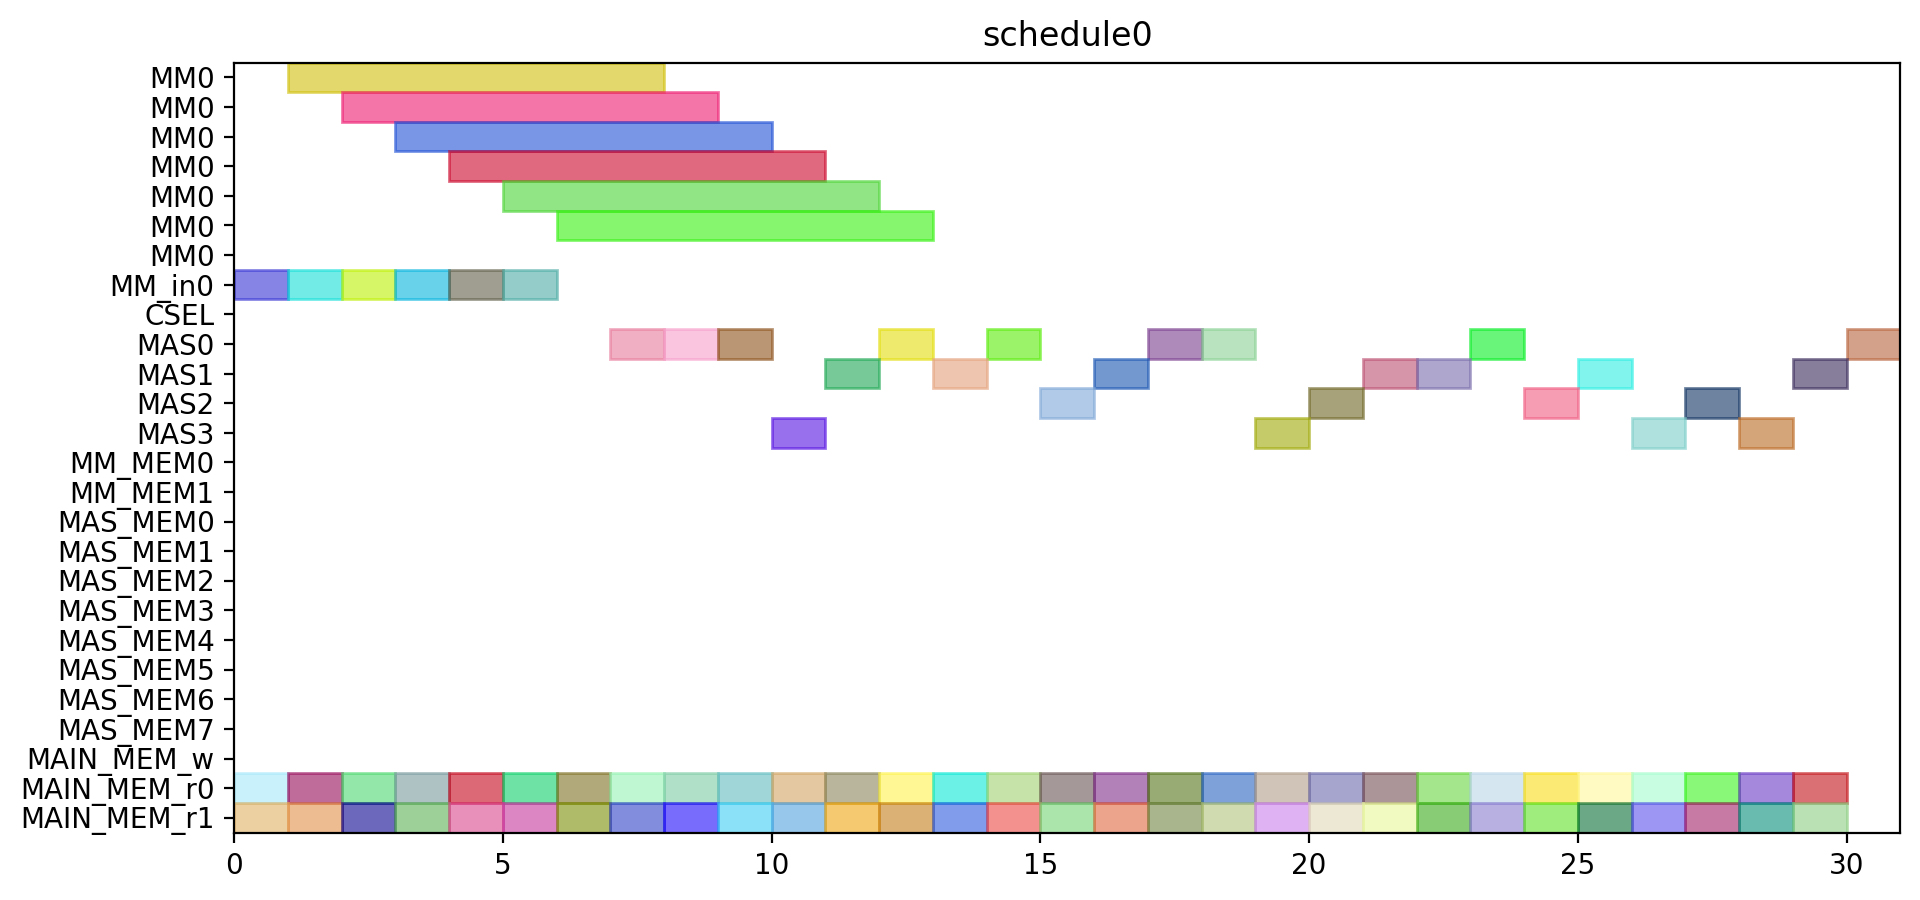

Recreate this plot in Python.
from pyschedule import Scenario, solvers, plotters, alt


def solve():
	horizon = 120
	S = Scenario("schedule0", horizon=horizon)

	# resource
	MM = S.Resources('MM', num=1, size=7)
	MM_in = S.Resources('MM_in', num=1)
	CSEL = S.Resource('CSEL')
	MAS = S.Resources('MAS', num=4, size=1, periods=range(1, horizon))
	MM_MEM = S.Resources('MM_MEM', num=2)
	MAS_MEM = S.Resources('MAS_MEM', num=8)
	MAIN_MEM_w = S.Resource('MAIN_MEM_w', size=1)
	MAIN_MEM_r = S.Resources('MAIN_MEM_r', num=2)

	# result of previous scheduling

	# new tasks
	c_t0_a1_0 = S.Task('c_t0_a1_0', length=1, delay_cost=1)
	c_t0_a1_0 += alt(MAS)
	c_t0_a1_0_mem0 = S.Task('c_t0_a1_0_mem0', length=1, delay_cost=1)
	c_t0_a1_0_mem0 += MAIN_MEM_r[0]
	S += c_t0_a1_0_mem0 <= c_t0_a1_0

	c_t0_a1_0_mem1 = S.Task('c_t0_a1_0_mem1', length=1, delay_cost=1)
	c_t0_a1_0_mem1 += MAIN_MEM_r[1]
	S += c_t0_a1_0_mem1 <= c_t0_a1_0

	c_t0_a1_1 = S.Task('c_t0_a1_1', length=1, delay_cost=1)
	c_t0_a1_1 += alt(MAS)
	c_t0_a1_1_mem0 = S.Task('c_t0_a1_1_mem0', length=1, delay_cost=1)
	c_t0_a1_1_mem0 += MAIN_MEM_r[0]
	S += c_t0_a1_1_mem0 <= c_t0_a1_1

	c_t0_a1_1_mem1 = S.Task('c_t0_a1_1_mem1', length=1, delay_cost=1)
	c_t0_a1_1_mem1 += MAIN_MEM_r[1]
	S += c_t0_a1_1_mem1 <= c_t0_a1_1

	c_t0_t10 = S.Task('c_t0_t10', length=1, delay_cost=1)
	c_t0_t10 += alt(MAS)
	c_t0_t10_mem0 = S.Task('c_t0_t10_mem0', length=1, delay_cost=1)
	c_t0_t10_mem0 += MAIN_MEM_r[0]
	S += c_t0_t10_mem0 <= c_t0_t10

	c_t0_t10_mem1 = S.Task('c_t0_t10_mem1', length=1, delay_cost=1)
	c_t0_t10_mem1 += MAIN_MEM_r[1]
	S += c_t0_t10_mem1 <= c_t0_t10

	c_t0_t11 = S.Task('c_t0_t11', length=1, delay_cost=1)
	c_t0_t11 += alt(MAS)
	c_t0_t11_mem0 = S.Task('c_t0_t11_mem0', length=1, delay_cost=1)
	c_t0_t11_mem0 += MAIN_MEM_r[0]
	S += c_t0_t11_mem0 <= c_t0_t11

	c_t0_t11_mem1 = S.Task('c_t0_t11_mem1', length=1, delay_cost=1)
	c_t0_t11_mem1 += MAIN_MEM_r[1]
	S += c_t0_t11_mem1 <= c_t0_t11

	c_t0_t3_t0 = S.Task('c_t0_t3_t0', length=7, delay_cost=1)
	c_t0_t3_t0 += alt(MM)
	c_t0_t3_t0_in = S.Task('c_t0_t3_t0_in', length=1, delay_cost=1)
	c_t0_t3_t0_in += alt(MM_in)
	S += c_t0_t3_t0_in*MM_in[0]<=c_t0_t3_t0*MM[0]
	c_t0_t3_t0_mem0 = S.Task('c_t0_t3_t0_mem0', length=1, delay_cost=1)
	c_t0_t3_t0_mem0 += MAIN_MEM_r[0]
	S += c_t0_t3_t0_mem0 <= c_t0_t3_t0

	c_t0_t3_t0_mem1 = S.Task('c_t0_t3_t0_mem1', length=1, delay_cost=1)
	c_t0_t3_t0_mem1 += MAIN_MEM_r[1]
	S += c_t0_t3_t0_mem1 <= c_t0_t3_t0

	c_t0_t3_t1 = S.Task('c_t0_t3_t1', length=7, delay_cost=1)
	c_t0_t3_t1 += alt(MM)
	c_t0_t3_t1_in = S.Task('c_t0_t3_t1_in', length=1, delay_cost=1)
	c_t0_t3_t1_in += alt(MM_in)
	S += c_t0_t3_t1_in*MM_in[0]<=c_t0_t3_t1*MM[0]
	c_t0_t3_t1_mem0 = S.Task('c_t0_t3_t1_mem0', length=1, delay_cost=1)
	c_t0_t3_t1_mem0 += MAIN_MEM_r[0]
	S += c_t0_t3_t1_mem0 <= c_t0_t3_t1

	c_t0_t3_t1_mem1 = S.Task('c_t0_t3_t1_mem1', length=1, delay_cost=1)
	c_t0_t3_t1_mem1 += MAIN_MEM_r[1]
	S += c_t0_t3_t1_mem1 <= c_t0_t3_t1

	c_t0_t3_t2 = S.Task('c_t0_t3_t2', length=1, delay_cost=1)
	c_t0_t3_t2 += alt(MAS)
	c_t0_t3_t2_mem0 = S.Task('c_t0_t3_t2_mem0', length=1, delay_cost=1)
	c_t0_t3_t2_mem0 += MAIN_MEM_r[0]
	S += c_t0_t3_t2_mem0 <= c_t0_t3_t2

	c_t0_t3_t2_mem1 = S.Task('c_t0_t3_t2_mem1', length=1, delay_cost=1)
	c_t0_t3_t2_mem1 += MAIN_MEM_r[1]
	S += c_t0_t3_t2_mem1 <= c_t0_t3_t2

	c_t0_t3_t3 = S.Task('c_t0_t3_t3', length=1, delay_cost=1)
	c_t0_t3_t3 += alt(MAS)
	c_t0_t3_t3_mem0 = S.Task('c_t0_t3_t3_mem0', length=1, delay_cost=1)
	c_t0_t3_t3_mem0 += MAIN_MEM_r[0]
	S += c_t0_t3_t3_mem0 <= c_t0_t3_t3

	c_t0_t3_t3_mem1 = S.Task('c_t0_t3_t3_mem1', length=1, delay_cost=1)
	c_t0_t3_t3_mem1 += MAIN_MEM_r[1]
	S += c_t0_t3_t3_mem1 <= c_t0_t3_t3

	c_t1_a1_0 = S.Task('c_t1_a1_0', length=1, delay_cost=1)
	c_t1_a1_0 += alt(MAS)
	c_t1_a1_0_mem0 = S.Task('c_t1_a1_0_mem0', length=1, delay_cost=1)
	c_t1_a1_0_mem0 += MAIN_MEM_r[0]
	S += c_t1_a1_0_mem0 <= c_t1_a1_0

	c_t1_a1_0_mem1 = S.Task('c_t1_a1_0_mem1', length=1, delay_cost=1)
	c_t1_a1_0_mem1 += MAIN_MEM_r[1]
	S += c_t1_a1_0_mem1 <= c_t1_a1_0

	c_t1_a1_1 = S.Task('c_t1_a1_1', length=1, delay_cost=1)
	c_t1_a1_1 += alt(MAS)
	c_t1_a1_1_mem0 = S.Task('c_t1_a1_1_mem0', length=1, delay_cost=1)
	c_t1_a1_1_mem0 += MAIN_MEM_r[0]
	S += c_t1_a1_1_mem0 <= c_t1_a1_1

	c_t1_a1_1_mem1 = S.Task('c_t1_a1_1_mem1', length=1, delay_cost=1)
	c_t1_a1_1_mem1 += MAIN_MEM_r[1]
	S += c_t1_a1_1_mem1 <= c_t1_a1_1

	c_t1_t10 = S.Task('c_t1_t10', length=1, delay_cost=1)
	c_t1_t10 += alt(MAS)
	c_t1_t10_mem0 = S.Task('c_t1_t10_mem0', length=1, delay_cost=1)
	c_t1_t10_mem0 += MAIN_MEM_r[0]
	S += c_t1_t10_mem0 <= c_t1_t10

	c_t1_t10_mem1 = S.Task('c_t1_t10_mem1', length=1, delay_cost=1)
	c_t1_t10_mem1 += MAIN_MEM_r[1]
	S += c_t1_t10_mem1 <= c_t1_t10

	c_t1_t11 = S.Task('c_t1_t11', length=1, delay_cost=1)
	c_t1_t11 += alt(MAS)
	c_t1_t11_mem0 = S.Task('c_t1_t11_mem0', length=1, delay_cost=1)
	c_t1_t11_mem0 += MAIN_MEM_r[0]
	S += c_t1_t11_mem0 <= c_t1_t11

	c_t1_t11_mem1 = S.Task('c_t1_t11_mem1', length=1, delay_cost=1)
	c_t1_t11_mem1 += MAIN_MEM_r[1]
	S += c_t1_t11_mem1 <= c_t1_t11

	c_t1_t3_t0 = S.Task('c_t1_t3_t0', length=7, delay_cost=1)
	c_t1_t3_t0 += alt(MM)
	c_t1_t3_t0_in = S.Task('c_t1_t3_t0_in', length=1, delay_cost=1)
	c_t1_t3_t0_in += alt(MM_in)
	S += c_t1_t3_t0_in*MM_in[0]<=c_t1_t3_t0*MM[0]
	c_t1_t3_t0_mem0 = S.Task('c_t1_t3_t0_mem0', length=1, delay_cost=1)
	c_t1_t3_t0_mem0 += MAIN_MEM_r[0]
	S += c_t1_t3_t0_mem0 <= c_t1_t3_t0

	c_t1_t3_t0_mem1 = S.Task('c_t1_t3_t0_mem1', length=1, delay_cost=1)
	c_t1_t3_t0_mem1 += MAIN_MEM_r[1]
	S += c_t1_t3_t0_mem1 <= c_t1_t3_t0

	c_t1_t3_t1 = S.Task('c_t1_t3_t1', length=7, delay_cost=1)
	c_t1_t3_t1 += alt(MM)
	c_t1_t3_t1_in = S.Task('c_t1_t3_t1_in', length=1, delay_cost=1)
	c_t1_t3_t1_in += alt(MM_in)
	S += c_t1_t3_t1_in*MM_in[0]<=c_t1_t3_t1*MM[0]
	c_t1_t3_t1_mem0 = S.Task('c_t1_t3_t1_mem0', length=1, delay_cost=1)
	c_t1_t3_t1_mem0 += MAIN_MEM_r[0]
	S += c_t1_t3_t1_mem0 <= c_t1_t3_t1

	c_t1_t3_t1_mem1 = S.Task('c_t1_t3_t1_mem1', length=1, delay_cost=1)
	c_t1_t3_t1_mem1 += MAIN_MEM_r[1]
	S += c_t1_t3_t1_mem1 <= c_t1_t3_t1

	c_t1_t3_t2 = S.Task('c_t1_t3_t2', length=1, delay_cost=1)
	c_t1_t3_t2 += alt(MAS)
	c_t1_t3_t2_mem0 = S.Task('c_t1_t3_t2_mem0', length=1, delay_cost=1)
	c_t1_t3_t2_mem0 += MAIN_MEM_r[0]
	S += c_t1_t3_t2_mem0 <= c_t1_t3_t2

	c_t1_t3_t2_mem1 = S.Task('c_t1_t3_t2_mem1', length=1, delay_cost=1)
	c_t1_t3_t2_mem1 += MAIN_MEM_r[1]
	S += c_t1_t3_t2_mem1 <= c_t1_t3_t2

	c_t1_t3_t3 = S.Task('c_t1_t3_t3', length=1, delay_cost=1)
	c_t1_t3_t3 += alt(MAS)
	c_t1_t3_t3_mem0 = S.Task('c_t1_t3_t3_mem0', length=1, delay_cost=1)
	c_t1_t3_t3_mem0 += MAIN_MEM_r[0]
	S += c_t1_t3_t3_mem0 <= c_t1_t3_t3

	c_t1_t3_t3_mem1 = S.Task('c_t1_t3_t3_mem1', length=1, delay_cost=1)
	c_t1_t3_t3_mem1 += MAIN_MEM_r[1]
	S += c_t1_t3_t3_mem1 <= c_t1_t3_t3

	c_t2_a1_0 = S.Task('c_t2_a1_0', length=1, delay_cost=1)
	c_t2_a1_0 += alt(MAS)
	c_t2_a1_0_mem0 = S.Task('c_t2_a1_0_mem0', length=1, delay_cost=1)
	c_t2_a1_0_mem0 += MAIN_MEM_r[0]
	S += c_t2_a1_0_mem0 <= c_t2_a1_0

	c_t2_a1_0_mem1 = S.Task('c_t2_a1_0_mem1', length=1, delay_cost=1)
	c_t2_a1_0_mem1 += MAIN_MEM_r[1]
	S += c_t2_a1_0_mem1 <= c_t2_a1_0

	c_t2_a1_1 = S.Task('c_t2_a1_1', length=1, delay_cost=1)
	c_t2_a1_1 += alt(MAS)
	c_t2_a1_1_mem0 = S.Task('c_t2_a1_1_mem0', length=1, delay_cost=1)
	c_t2_a1_1_mem0 += MAIN_MEM_r[0]
	S += c_t2_a1_1_mem0 <= c_t2_a1_1

	c_t2_a1_1_mem1 = S.Task('c_t2_a1_1_mem1', length=1, delay_cost=1)
	c_t2_a1_1_mem1 += MAIN_MEM_r[1]
	S += c_t2_a1_1_mem1 <= c_t2_a1_1

	c_t2_t10 = S.Task('c_t2_t10', length=1, delay_cost=1)
	c_t2_t10 += alt(MAS)
	c_t2_t10_mem0 = S.Task('c_t2_t10_mem0', length=1, delay_cost=1)
	c_t2_t10_mem0 += MAIN_MEM_r[0]
	S += c_t2_t10_mem0 <= c_t2_t10

	c_t2_t10_mem1 = S.Task('c_t2_t10_mem1', length=1, delay_cost=1)
	c_t2_t10_mem1 += MAIN_MEM_r[1]
	S += c_t2_t10_mem1 <= c_t2_t10

	c_t2_t11 = S.Task('c_t2_t11', length=1, delay_cost=1)
	c_t2_t11 += alt(MAS)
	c_t2_t11_mem0 = S.Task('c_t2_t11_mem0', length=1, delay_cost=1)
	c_t2_t11_mem0 += MAIN_MEM_r[0]
	S += c_t2_t11_mem0 <= c_t2_t11

	c_t2_t11_mem1 = S.Task('c_t2_t11_mem1', length=1, delay_cost=1)
	c_t2_t11_mem1 += MAIN_MEM_r[1]
	S += c_t2_t11_mem1 <= c_t2_t11

	c_t2_t3_t0 = S.Task('c_t2_t3_t0', length=7, delay_cost=1)
	c_t2_t3_t0 += alt(MM)
	c_t2_t3_t0_in = S.Task('c_t2_t3_t0_in', length=1, delay_cost=1)
	c_t2_t3_t0_in += alt(MM_in)
	S += c_t2_t3_t0_in*MM_in[0]<=c_t2_t3_t0*MM[0]
	c_t2_t3_t0_mem0 = S.Task('c_t2_t3_t0_mem0', length=1, delay_cost=1)
	c_t2_t3_t0_mem0 += MAIN_MEM_r[0]
	S += c_t2_t3_t0_mem0 <= c_t2_t3_t0

	c_t2_t3_t0_mem1 = S.Task('c_t2_t3_t0_mem1', length=1, delay_cost=1)
	c_t2_t3_t0_mem1 += MAIN_MEM_r[1]
	S += c_t2_t3_t0_mem1 <= c_t2_t3_t0

	c_t2_t3_t1 = S.Task('c_t2_t3_t1', length=7, delay_cost=1)
	c_t2_t3_t1 += alt(MM)
	c_t2_t3_t1_in = S.Task('c_t2_t3_t1_in', length=1, delay_cost=1)
	c_t2_t3_t1_in += alt(MM_in)
	S += c_t2_t3_t1_in*MM_in[0]<=c_t2_t3_t1*MM[0]
	c_t2_t3_t1_mem0 = S.Task('c_t2_t3_t1_mem0', length=1, delay_cost=1)
	c_t2_t3_t1_mem0 += MAIN_MEM_r[0]
	S += c_t2_t3_t1_mem0 <= c_t2_t3_t1

	c_t2_t3_t1_mem1 = S.Task('c_t2_t3_t1_mem1', length=1, delay_cost=1)
	c_t2_t3_t1_mem1 += MAIN_MEM_r[1]
	S += c_t2_t3_t1_mem1 <= c_t2_t3_t1

	c_t2_t3_t2 = S.Task('c_t2_t3_t2', length=1, delay_cost=1)
	c_t2_t3_t2 += alt(MAS)
	c_t2_t3_t2_mem0 = S.Task('c_t2_t3_t2_mem0', length=1, delay_cost=1)
	c_t2_t3_t2_mem0 += MAIN_MEM_r[0]
	S += c_t2_t3_t2_mem0 <= c_t2_t3_t2

	c_t2_t3_t2_mem1 = S.Task('c_t2_t3_t2_mem1', length=1, delay_cost=1)
	c_t2_t3_t2_mem1 += MAIN_MEM_r[1]
	S += c_t2_t3_t2_mem1 <= c_t2_t3_t2

	c_t2_t3_t3 = S.Task('c_t2_t3_t3', length=1, delay_cost=1)
	c_t2_t3_t3 += alt(MAS)
	c_t2_t3_t3_mem0 = S.Task('c_t2_t3_t3_mem0', length=1, delay_cost=1)
	c_t2_t3_t3_mem0 += MAIN_MEM_r[0]
	S += c_t2_t3_t3_mem0 <= c_t2_t3_t3

	c_t2_t3_t3_mem1 = S.Task('c_t2_t3_t3_mem1', length=1, delay_cost=1)
	c_t2_t3_t3_mem1 += MAIN_MEM_r[1]
	S += c_t2_t3_t3_mem1 <= c_t2_t3_t3

	c_t3000 = S.Task('c_t3000', length=1, delay_cost=1)
	c_t3000 += alt(MAS)
	c_t3000_mem0 = S.Task('c_t3000_mem0', length=1, delay_cost=1)
	c_t3000_mem0 += MAIN_MEM_r[0]
	S += c_t3000_mem0 <= c_t3000

	c_t3000_mem1 = S.Task('c_t3000_mem1', length=1, delay_cost=1)
	c_t3000_mem1 += MAIN_MEM_r[1]
	S += c_t3000_mem1 <= c_t3000

	c_t3001 = S.Task('c_t3001', length=1, delay_cost=1)
	c_t3001 += alt(MAS)
	c_t3001_mem0 = S.Task('c_t3001_mem0', length=1, delay_cost=1)
	c_t3001_mem0 += MAIN_MEM_r[0]
	S += c_t3001_mem0 <= c_t3001

	c_t3001_mem1 = S.Task('c_t3001_mem1', length=1, delay_cost=1)
	c_t3001_mem1 += MAIN_MEM_r[1]
	S += c_t3001_mem1 <= c_t3001

	c_t3010 = S.Task('c_t3010', length=1, delay_cost=1)
	c_t3010 += alt(MAS)
	c_t3010_mem0 = S.Task('c_t3010_mem0', length=1, delay_cost=1)
	c_t3010_mem0 += MAIN_MEM_r[0]
	S += c_t3010_mem0 <= c_t3010

	c_t3010_mem1 = S.Task('c_t3010_mem1', length=1, delay_cost=1)
	c_t3010_mem1 += MAIN_MEM_r[1]
	S += c_t3010_mem1 <= c_t3010

	c_t3011 = S.Task('c_t3011', length=1, delay_cost=1)
	c_t3011 += alt(MAS)
	c_t3011_mem0 = S.Task('c_t3011_mem0', length=1, delay_cost=1)
	c_t3011_mem0 += MAIN_MEM_r[0]
	S += c_t3011_mem0 <= c_t3011

	c_t3011_mem1 = S.Task('c_t3011_mem1', length=1, delay_cost=1)
	c_t3011_mem1 += MAIN_MEM_r[1]
	S += c_t3011_mem1 <= c_t3011

	c_t4000 = S.Task('c_t4000', length=1, delay_cost=1)
	c_t4000 += alt(MAS)
	c_t4000_mem0 = S.Task('c_t4000_mem0', length=1, delay_cost=1)
	c_t4000_mem0 += MAIN_MEM_r[0]
	S += c_t4000_mem0 <= c_t4000

	c_t4000_mem1 = S.Task('c_t4000_mem1', length=1, delay_cost=1)
	c_t4000_mem1 += MAIN_MEM_r[1]
	S += c_t4000_mem1 <= c_t4000

	c_t4001 = S.Task('c_t4001', length=1, delay_cost=1)
	c_t4001 += alt(MAS)
	c_t4001_mem0 = S.Task('c_t4001_mem0', length=1, delay_cost=1)
	c_t4001_mem0 += MAIN_MEM_r[0]
	S += c_t4001_mem0 <= c_t4001

	c_t4001_mem1 = S.Task('c_t4001_mem1', length=1, delay_cost=1)
	c_t4001_mem1 += MAIN_MEM_r[1]
	S += c_t4001_mem1 <= c_t4001

	solvers.mip.solve(S,msg=1,kind='CPLEX',ratio_gap=1.01)

	solution = [['hoge']*len(S.solution()[1]) for i in range(len(S.solution()))]
	for i in range(len(S.solution())):
		for j in range(len(S.solution()[i])):
			solution[i][j]=str(S.solution()[i][j])
	print(solution)

	cycles = int(solution[-1][3])

	pic_file_name = "/home/mfukuda/ABE/multiRAM_multiMAS_16mux/scheduling_result/stage7MM1_stage1MAS4/SQR/schedule0.png"
	if(S.solution() != []):
		plotters.matplotlib.plot(S,img_filename=pic_file_name, show_task_labels=False, fig_size=(cycles*0.25+3, 5))

	return solution
